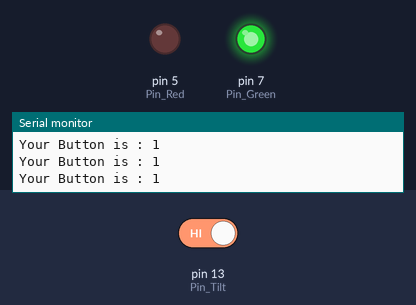
Recording of a sketch running on a simulated Arduino Uno, built with avr-gcc and run on an emulated ATmega328P. Shown: output pins drawn as LEDs (lit = HIGH), the last lines printed to the serial monitor. The test bench sets the inputs (shaded band); at power-on: pin 13 (Pin_Tilt) HIGH.

Above: at 1.3 s.
1.4 s: pin 13 (Pin_Tilt) driven LOW
At 1.8 s:
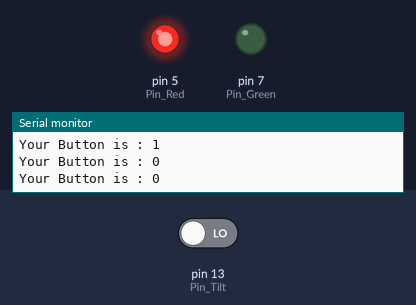
3.0 s: pin 13 (Pin_Tilt) driven HIGH
At 4.2 s:
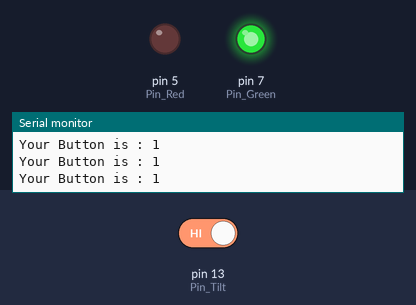
Timing chart, 0 to 6.0 s (numbered marks = the images above; inputs shaded):
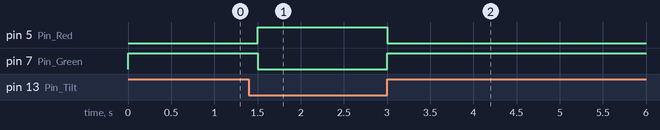

The sketch:

22_TiltSwitch.ino
```cpp
const int D_T = 250;
const int Pin_Tilt = 13;
const int Pin_Red = 5;
const int Pin_Green = 7;

int readVal;

void setup() {
  // put your setup code here, to run once:
  Serial.begin(9600);
  pinMode(Pin_Tilt, INPUT);
  digitalWrite(Pin_Tilt, HIGH);
  pinMode(Pin_Red, OUTPUT);
  pinMode(Pin_Green, OUTPUT);

}
void loop() {
  // put your main code here, to run repeatedly:
  readVal = digitalRead(Pin_Tilt);
  Serial.print("Your Button is : ");
  Serial.println(readVal);

  digitalWrite(Pin_Red, LOW);
  digitalWrite(Pin_Green, LOW);

  if (readVal == 0) {
    digitalWrite(Pin_Red, HIGH);
  }
  else if (readVal == 1) {
    digitalWrite(Pin_Green, HIGH);
  }

  delay(D_T);
}
```

Measured:
- after the input at 1.4 s, pin 5 (Pin_Red): LOW → HIGH after 0.10 s; pin 7 (Pin_Green): HIGH → LOW after 0.10 s
- after the input at 3.0 s, pin 5 (Pin_Red): HIGH → LOW at once; pin 7 (Pin_Green): LOW → HIGH at once
